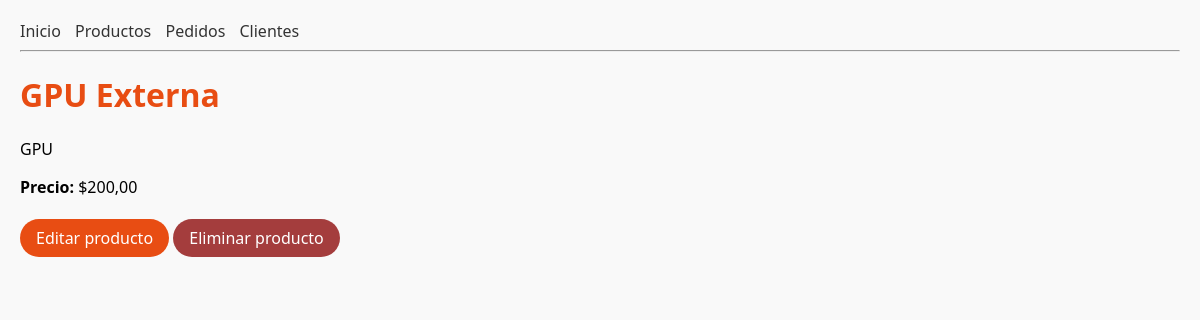
/productos/1/, run on the app's committed database.
### tienda/models.py (models this page shows, shortened)
class Producto(models.Model):
    nombre = models.CharField(max_length=100)
    descripcion = models.TextField()
    precio = models.DecimalField(max_digits=8, decimal_places=2)

### tienda/views.py (the view)
# urls.py: path("productos/<int:pk>/", views.detalle_producto, name="detalle_producto"),
def detalle_producto(request, pk):
    producto = get_object_or_404(Producto, pk=pk)
    return render(request, "tienda/detalle_producto.html", {"producto": producto})

### tienda/templates/tienda/detalle_producto.html (shortened to what this page needs)
{% extends "tienda/base.html" %}
{% block content %}
<h1>{{ producto.nombre }}</h1>
<p>{{ producto.descripcion }}</p>
<p><strong>Precio:</strong> ${{ producto.precio|floatformat:2 }}</p>
<p>
    <a href="{% url 'tienda:editar_producto' producto.pk %}" class="btn primary">Editar producto</a>
    <a href="{% url 'tienda:eliminar_producto' producto.pk %}" class="btn delete">Eliminar producto</a>
</p>
{% endblock %}

### tienda/static/css/main.css (style rules this page uses)
body { font-family: 'Segoe UI', sans-serif; margin: 20px; background-color: #f9f9f9; }
h1 { color: #e84d13; }
.btn { display: inline-block; padding: 8px 16px; margin: 5px 0; color: #fff; border-radius: 9999px; text-decoration: none; font-weight: 500; transition: background 0.3s, transform 0.2s; }
.primary { background-color: #e84d13; }
.delete { background-color: #a43d3d; }

### data on the page
Producto: nombre "GPU Externa", descripcion "GPU", precio "200,00"
